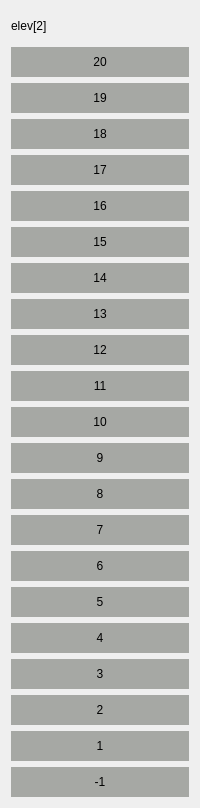
           <widget class="QWidget" name="widget_2" native="true">
            <layout class="QVBoxLayout" name="verticalLayout_9">
             <item>
              <widget class="QLabel" name="label_13">
               <property name="minimumSize">
                <size>
                 <width>0</width>
                 <height>30</height>
                </size>
               </property>
               <property name="text">
                <string>elev[2]</string>
               </property>
              </widget>
             </item>
             <item>
              <widget class="QLabel" name="label_2_20">
               <property name="minimumSize">
                <size>
                 <width>0</width>
                 <height>30</height>
                </size>
               </property>
               <property name="styleSheet">
                <string notr="true">background-color: rgb(166, 168, 164);
border-color: rgb(36, 36, 36);</string>
               </property>
               <property name="text">
                <string>20</string>
               </property>
               <property name="alignment">
                <set>Qt::AlignCenter</set>
               </property>
              </widget>
             </item>
             <item>
              <widget class="QLabel" name="label_2_19">
               <property name="minimumSize">
                <size>
                 <width>0</width>
                 <height>30</height>
                </size>
               </property>
               <property name="styleSheet">
                <string notr="true">background-color: rgb(166, 168, 164);
border-color: rgb(36, 36, 36);</string>
               </property>
               <property name="text">
                <string>19</string>
               </property>
               <property name="alignment">
                <set>Qt::AlignCenter</set>
               </property>
              </widget>
             </item>
             <item>
              <widget class="QLabel" name="label_2_18">
               <property name="minimumSize">
                <size>
                 <width>0</width>
                 <height>30</height>
                </size>
               </property>
               <property name="styleSheet">
                <string notr="true">background-color: rgb(166, 168, 164);
border-color: rgb(36, 36, 36);</string>
               </property>
               <property name="text">
                <string>18</string>
               </property>
               <property name="alignment">
                <set>Qt::AlignCenter</set>
               </property>
              </widget>
             </item>
             <item>
              <widget class="QLabel" name="label_2_17">
               <property name="minimumSize">
                <size>
                 <width>0</width>
                 <height>30</height>
                </size>
               </property>
               <property name="styleSheet">
                <string notr="true">background-color: rgb(166, 168, 164);
border-color: rgb(36, 36, 36);</string>
               </property>
               <property name="text">
                <string>17</string>
               </property>
               <property name="alignment">
                <set>Qt::AlignCenter</set>
               </property>
              </widget>
             </item>
             <item>
              <widget class="QLabel" name="label_2_16">
               <property name="minimumSize">
                <size>
                 <width>0</width>
                 <height>30</height>
                </size>
               </property>
               <property name="styleSheet">
                <string notr="true">background-color: rgb(166, 168, 164);
border-color: rgb(36, 36, 36);</string>
               </property>
               <property name="text">
                <string>16</string>
               </property>
               <property name="alignment">
                <set>Qt::AlignCenter</set>
               </property>
              </widget>
             </item>
             <item>
              <widget class="QLabel" name="label_2_15">
               <property name="minimumSize">
                <size>
                 <width>0</width>
                 <height>30</height>
                </size>
               </property>
               <property name="styleSheet">
                <string notr="true">background-color: rgb(166, 168, 164);
border-color: rgb(36, 36, 36);</string>
               </property>
               <property name="text">
                <string>15</string>
               </property>
               <property name="alignment">
                <set>Qt::AlignCenter</set>
               </property>
              </widget>
             </item>
             <item>
              <widget class="QLabel" name="label_2_14">
               <property name="minimumSize">
                <size>
                 <width>0</width>
                 <height>30</height>
                </size>
               </property>
               <property name="styleSheet">
                <string notr="true">background-color: rgb(166, 168, 164);
border-color: rgb(36, 36, 36);</string>
               </property>
               <property name="text">
                <string>14</string>
               </property>
               <property name="alignment">
                <set>Qt::AlignCenter</set>
               </property>
              </widget>
             </item>
             <item>
              <widget class="QLabel" name="label_2_13">
               <property name="minimumSize">
                <size>
                 <width>0</width>
                 <height>30</height>
                </size>
               </property>
               <property name="styleSheet">
                <string notr="true">background-color: rgb(166, 168, 164);
border-color: rgb(36, 36, 36);</string>
               </property>
               <property name="text">
                <string>13</string>
               </property>
               <property name="alignment">
                <set>Qt::AlignCenter</set>
               </property>
              </widget>
             </item>
             <item>
              <widget class="QLabel" name="label_2_12">
               <property name="minimumSize">
                <size>
                 <width>0</width>
                 <height>30</height>
                </size>
               </property>
               <property name="styleSheet">
                <string notr="true">background-color: rgb(166, 168, 164);
border-color: rgb(36, 36, 36);</string>
               </property>
               <property name="text">
                <string>12</string>
               </property>
               <property name="alignment">
                <set>Qt::AlignCenter</set>
               </property>
              </widget>
             </item>
             <item>
              <widget class="QLabel" name="label_2_11">
               <property name="minimumSize">
                <size>
                 <width>0</width>
                 <height>30</height>
                </size>
               </property>
               <property name="styleSheet">
                <string notr="true">background-color: rgb(166, 168, 164);
border-color: rgb(36, 36, 36);</string>
               </property>
               <property name="text">
                <string>11</string>
               </property>
               <property name="alignment">
                <set>Qt::AlignCenter</set>
               </property>
              </widget>
             </item>
             <item>
              <widget class="QLabel" name="label_2_10">
               <property name="minimumSize">
                <size>
                 <width>0</width>
                 <height>30</height>
                </size>
               </property>
               <property name="styleSheet">
                <string notr="true">background-color: rgb(166, 168, 164);
border-color: rgb(36, 36, 36);</string>
               </property>
               <property name="text">
                <string>10</string>
               </property>
               <property name="alignment">
                <set>Qt::AlignCenter</set>
               </property>
              </widget>
             </item>
             <item>
              <widget class="QLabel" name="label_2_9">
               <property name="minimumSize">
                <size>
                 <width>0</width>
                 <height>30</height>
                </size>
               </property>
               <property name="styleSheet">
                <string notr="true">background-color: rgb(166, 168, 164);
border-color: rgb(36, 36, 36);</string>
               </property>
               <property name="text">
                <string>9</string>
               </property>
               <property name="alignment">
                <set>Qt::AlignCenter</set>
               </property>
              </widget>
             </item>
             <item>
              <widget class="QLabel" name="label_2_8">
               <property name="minimumSize">
                <size>
                 <width>0</width>
                 <height>30</height>
                </size>
               </property>
               <property name="styleSheet">
                <string notr="true">background-color: rgb(166, 168, 164);
border-color: rgb(36, 36, 36);</string>
               </property>
               <property name="text">
                <string>8</string>
               </property>
               <property name="alignment">
                <set>Qt::AlignCenter</set>
               </property>
              </widget>
             </item>
             <item>
              <widget class="QLabel" name="label_2_7">
               <property name="minimumSize">
                <size>
                 <width>0</width>
                 <height>30</height>
                </size>
               </property>
               <property name="styleSheet">
                <string notr="true">background-color: rgb(166, 168, 164);
border-color: rgb(36, 36, 36);</string>
               </property>
               <property name="text">
                <string>7</string>
               </property>
               <property name="alignment">
                <set>Qt::AlignCenter</set>
               </property>
              </widget>
             </item>
             <item>
              <widget class="QLabel" name="label_2_6">
               <property name="minimumSize">
                <size>
                 <width>0</width>
                 <height>30</height>
                </size>
               </property>
               <property name="styleSheet">
                <string notr="true">background-color: rgb(166, 168, 164);
border-color: rgb(36, 36, 36);</string>
               </property>
               <property name="text">
                <string>6</string>
               </property>
               <property name="alignment">
                <set>Qt::AlignCenter</set>
               </property>
              </widget>
             </item>
             <item>
              <widget class="QLabel" name="label_2_5">
               <property name="minimumSize">
                <size>
                 <width>0</width>
                 <height>30</height>
                </size>
               </property>
               <property name="styleSheet">
                <string notr="true">background-color: rgb(166, 168, 164);
border-color: rgb(36, 36, 36);</string>
               </property>
               <property name="text">
                <string>5</string>
               </property>
               <property name="alignment">
                <set>Qt::AlignCenter</set>
               </property>
              </widget>
             </item>
             <item>
              <widget class="QLabel" name="label_2_4">
               <property name="minimumSize">
                <size>
                 <width>0</width>
                 <height>30</height>
                </size>
               </property>
               <property name="styleSheet">
                <string notr="true">background-color: rgb(166, 168, 164);
border-color: rgb(36, 36, 36);</string>
               </property>
               <property name="text">
                <string>4</string>
               </property>
               <property name="alignment">
                <set>Qt::AlignCenter</set>
               </property>
              </widget>
             </item>
             <item>
              <widget class="QLabel" name="label_2_3">
               <property name="minimumSize">
                <size>
                 <width>0</width>
                 <height>30</height>
                </size>
               </property>
               <property name="styleSheet">
                <string notr="true">background-color: rgb(166, 168, 164);
border-color: rgb(36, 36, 36);</string>
               </property>
               <property name="text">
                <string>3</string>
               </property>
               <property name="alignment">
                <set>Qt::AlignCenter</set>
               </property>
              </widget>
             </item>
             <item>
              <widget class="QLabel" name="label_2_2">
               <property name="minimumSize">
                <size>
                 <width>0</width>
                 <height>30</height>
                </size>
               </property>
               <property name="styleSheet">
                <string notr="true">background-color: rgb(166, 168, 164);
border-color: rgb(36, 36, 36);</string>
               </property>
               <property name="text">
                <string>2</string>
               </property>
               <property name="alignment">
                <set>Qt::AlignCenter</set>
               </property>
              </widget>
             </item>
             <item>
              <widget class="QLabel" name="label_2_1">
               <property name="minimumSize">
                <size>
                 <width>0</width>
                 <height>30</height>
                </size>
               </property>
               <property name="styleSheet">
                <string notr="true">background-color: rgb(166, 168, 164);
border-color: rgb(36, 36, 36);</string>
               </property>
               <property name="text">
                <string>1</string>
               </property>
               <property name="alignment">
                <set>Qt::AlignCenter</set>
               </property>
              </widget>
             </item>
             <item>
              <widget class="QLabel" name="label_2_0">
               <property name="minimumSize">
                <size>
                 <width>0</width>
                 <height>30</height>
                </size>
               </property>
               <property name="styleSheet">
                <string notr="true">background-color: rgb(166, 168, 164);
border-color: rgb(36, 36, 36);</string>
               </property>
               <property name="text">
                <string>-1</string>
               </property>
               <property name="alignment">
                <set>Qt::AlignCenter</set>
               </property>
              </widget>
             </item>
            </layout>
           </widget>
